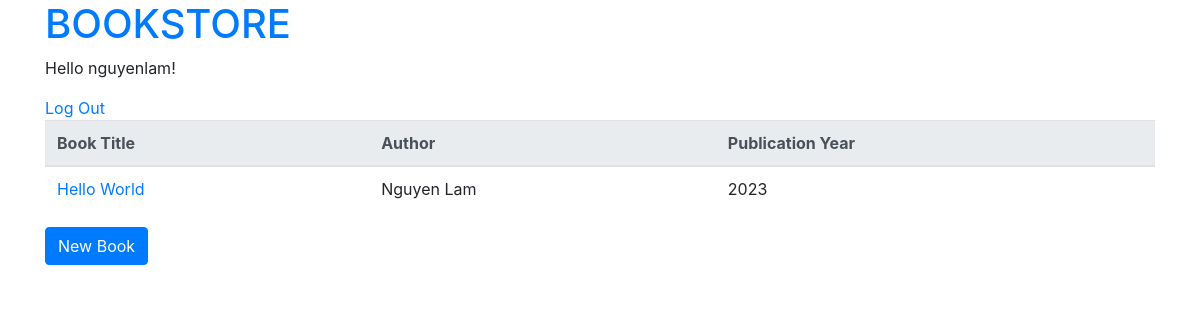
The app's page / (signed in) with its own data.
### bookstore/models.py (models this page shows, shortened)
class Book(models.Model):
    title = models.CharField(max_length=200)
    author = models.CharField(max_length=50)
    year = models.IntegerField()

### bookstore/views.py (the view)
# urls.py: path("", BookstoreListView.as_view(), name="home"),
class BookstoreListView(ListView):
    model = Book
    template_name = "home.html"
    paginate_by = 10                # specify max number in a page for pagination

### templates/home.html (shortened to what this page needs)
{% extends "base.html" %}
{% block content %}
{% if user.is_authenticated %}
    <p>Hello {{ user.username }}!</p>
    <a href="{% url 'logout' %}">Log Out</a>
    <div>
        <table class="table">
            <thead class="thead-light">
                <tr>
                    <th scope="col">Book Title</th>
                    <th scope="col">Author</th>
                    <th scope="col">Publication Year</th>
                </tr>
            </thead>
            <tbody>
                {% for book in book_list %}
                <tr>
                    <td><a href="{% url 'book_detail' book.pk %}">{{ book.title }}</a></td>
                    <td>{{ book.author }}</td>
                    <td>{{ book.year }}</td>
                </tr>
                {% endfor %}
            </tbody>
        </table>
        <a class="btn btn-primary" href="{% url 'book_new' %}">New Book</a>
    </div>
{% else %}
    <p>You are not logged in.</p>
    <a href="{% url 'login' %}">Log In</a> |
    <a href="{% url 'signup' %}">Sign Up</a>
{% endif %}
{% endblock content %}

### records on screen
Book: title "Hello World", author "Nguyen Lam", year "2023"

### other values on screen
{{ user.username }} "nguyenlam"
